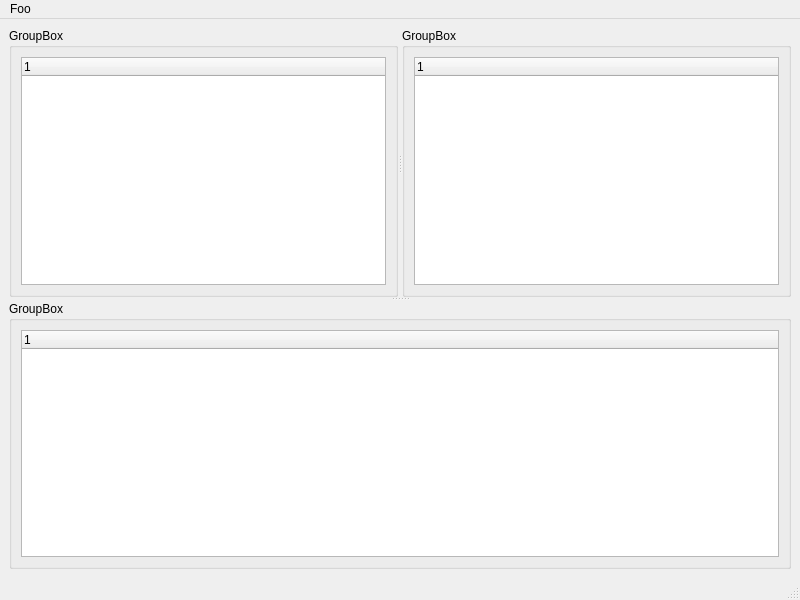
<?xml version="1.0" encoding="UTF-8"?>
<ui version="4.0">
 <class>MainWindow</class>
 <widget class="QMainWindow" name="MainWindow">
  <property name="geometry">
   <rect>
    <x>0</x>
    <y>0</y>
    <width>800</width>
    <height>600</height>
   </rect>
  </property>
  <property name="windowTitle">
   <string>MainWindow</string>
  </property>
  <widget class="QWidget" name="centralwidget">
   <layout class="QGridLayout" name="gridLayout_4">
    <item row="0" column="0">
     <widget class="QSplitter" name="splitter_2">
      <property name="orientation">
       <enum>Qt::Vertical</enum>
      </property>
      <widget class="QSplitter" name="splitter">
       <property name="orientation">
        <enum>Qt::Horizontal</enum>
       </property>
       <widget class="QGroupBox" name="groupBox">
        <property name="title">
         <string>GroupBox</string>
        </property>
        <layout class="QGridLayout" name="gridLayout">
         <item row="0" column="0">
          <widget class="QTreeWidget" name="treeWidget">
           <column>
            <property name="text">
             <string notr="true">1</string>
            </property>
           </column>
          </widget>
         </item>
        </layout>
       </widget>
       <widget class="QGroupBox" name="groupBox_2">
        <property name="title">
         <string>GroupBox</string>
        </property>
        <layout class="QGridLayout" name="gridLayout_3">
         <item row="0" column="0">
          <widget class="QTreeWidget" name="treeWidget_2">
           <column>
            <property name="text">
             <string notr="true">1</string>
            </property>
           </column>
          </widget>
         </item>
        </layout>
       </widget>
      </widget>
      <widget class="QGroupBox" name="groupBox_3">
       <property name="title">
        <string>GroupBox</string>
       </property>
       <layout class="QGridLayout" name="gridLayout_2">
        <item row="0" column="0">
         <widget class="QTreeWidget" name="treeWidget_3">
          <column>
           <property name="text">
            <string notr="true">1</string>
           </property>
          </column>
         </widget>
        </item>
       </layout>
      </widget>
     </widget>
    </item>
   </layout>
  </widget>
  <widget class="QMenuBar" name="menubar">
   <property name="geometry">
    <rect>
     <x>0</x>
     <y>0</y>
     <width>800</width>
     <height>24</height>
    </rect>
   </property>
   <widget class="QMenu" name="menuFoo">
    <property name="title">
     <string>Foo</string>
    </property>
    <addaction name="actionBar"/>
   </widget>
   <addaction name="menuFoo"/>
  </widget>
  <widget class="QStatusBar" name="statusbar"/>
  <action name="actionBar">
   <property name="text">
    <string>Bar</string>
   </property>
  </action>
 </widget>
 <resources/>
 <connections/>
</ui>
